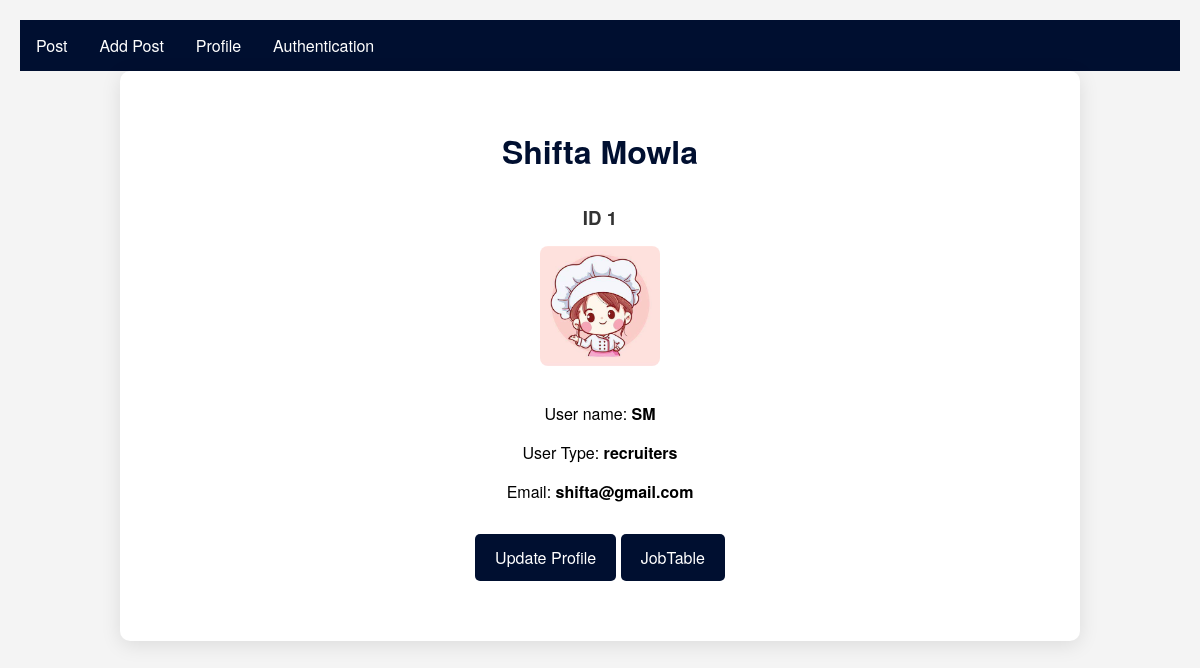
Before: /Profile/ (signed in) with the older database file.
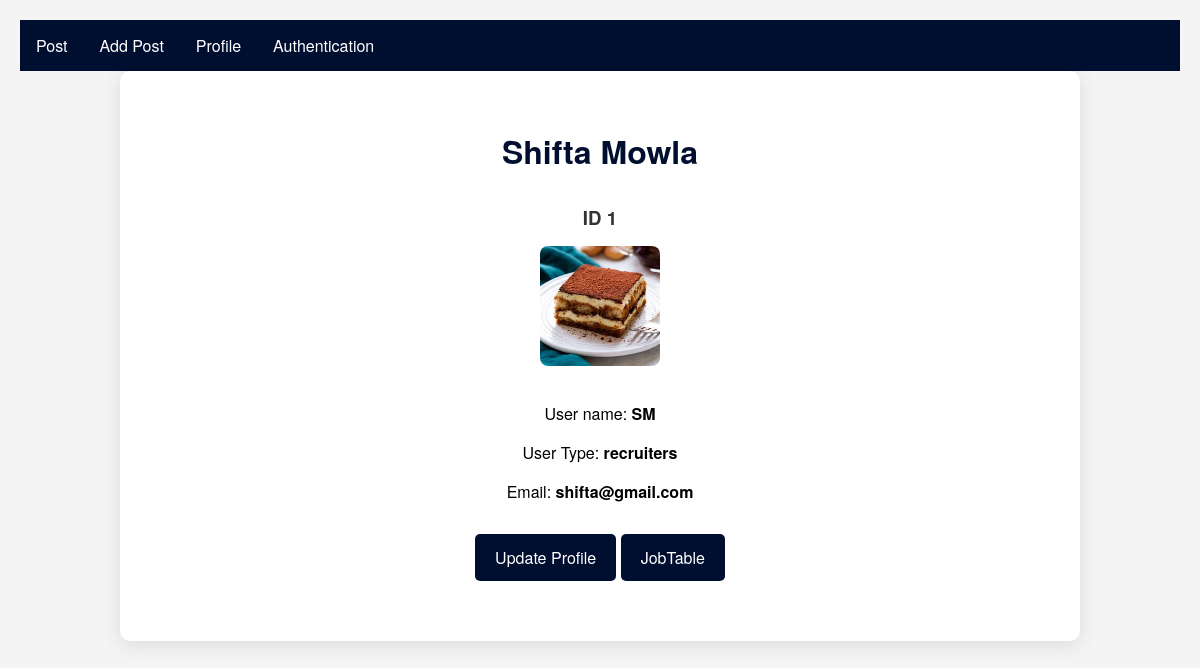
After: the same page with the newer database file.
### myapp/models.py (models this page shows, shortened)
class CreatorProfileModel(models.Model):
    user = models.OneToOneField(Custom_user, on_delete=models.CASCADE,related_name='creatorProfile')
    Image=models.ImageField(upload_to='Media/Blog_Pic',null=True)

### myproject/views.py (the view)
# urls.py: path('Profile/', Profile, name='Profile'),
def Profile(req):
    current_user=req.user
    edu=CreatorProfileModel.objects.filter(user=current_user)
    exp=viewersProfileModel.objects.filter(user=current_user)
    Skills=Skills_Model.objects.filter(user=current_user)
    text={
        'edu':edu,
        'exp':exp,
        'Skills':Skills,
    }
    return render(req,'profile.html',text)

### template/profile.html (shortened to what this page needs)
{% extends 'base.html' %}
{% block body %}
<!DOCTYPE html>
<html lang="en">
<head>
</head>
<body>
    <div class="container">
        <h2>{{ user.first_name }} {{ user.last_name }}</h2>
        <div class="profile-info">
            <h3>ID {{ user.id }}</h3>
            {% for i in edu %}
            <div class="logo">
                <img src="/{{ i.Image }}" alt="Company Logo">
            </div>
            {% endfor %}
            <p>User name: <strong>{{ user.username }}</strong></p>
            <p>User Type: <strong>{{ user.user_type }}</strong></p>
            <p>Email: <strong>{{ user.email }}</strong></p>
            {% for i in edu %}
            <a href="{% url 'updateprofile' i.id %}" class="apply-button">Update Profile</a>
            <a href="{% url 'Table' %}" class="apply-button">JobTable</a>
            {% endfor %}
        </div>
    </div>
</body>
</html>
{% endblock body %}

Changed rows visible on the page:
changed CreatorProfileModel: Image: a different picture
